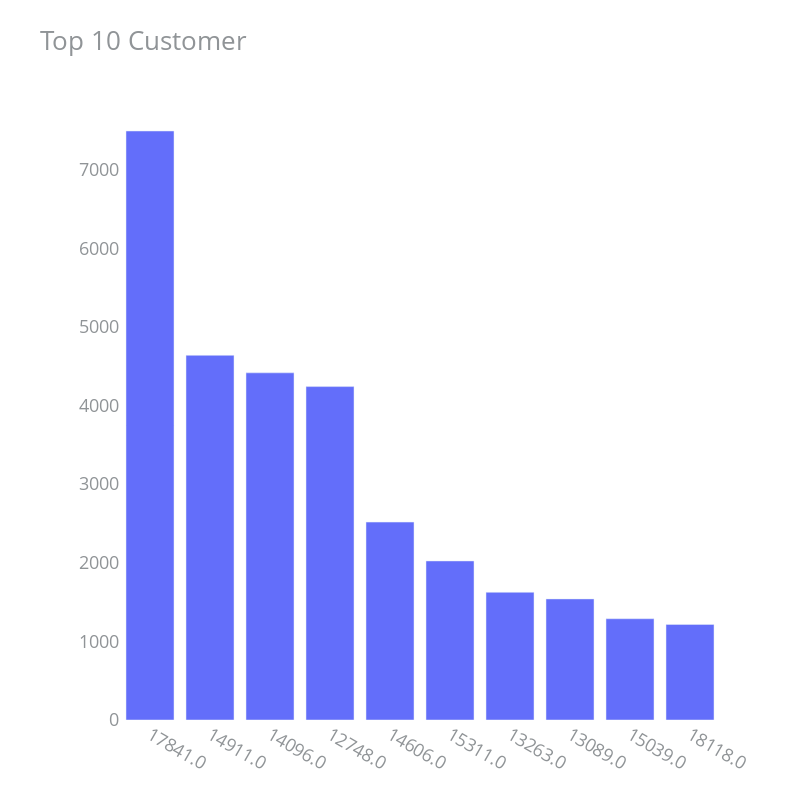

The notebook cell this image was saved under:
### Code cell
import plotly.graph_objects as go

y = df.CustomerID.value_counts().values[:10]
x = df.CustomerID.value_counts().index[:10].astype(str)
# Create a bar plot
fig = go.Figure(data=go.Bar(x=x, y=y))

# Customize the layout
fig.update_layout(plot_bgcolor = "white",
              font = dict(color = "#909497", size = 18),
              title = dict(text = "Top 10 Customer", 
              font = dict(size = 26)),
              margin = dict(t = 100, r = 80, b = 80, l = 120),
              xaxis = dict(tickvals = df.CustomerID.value_counts().index[:10].astype(str)),
              hovermode="closest",
              height = 800,
              width = 800)


# Show the plot
fig.show()

### Figure 1 — Plotly figure (JSON) as saved in the notebook; plotly's stock layout.template omitted (floating-point values rounded to 4 significant figures)
{"data": [{"type": "bar", "x": ["17841.0", "14911.0", "14096.0", "12748.0", "14606.0", "15311.0", "13263.0", "13089.0", "15039.0", "18118.0"], "y": [7492, 4638, 4416, 4241, 2517, 2023, 1624, 1540, 1288, 1215]}], "layout": {"font": {"color": "#909497", "size": 18}, "height": 800, "hovermode": "closest", "margin": {"b": 80, "l": 120, "r": 80, "t": 100}, "plot_bgcolor": "white", "title": {"font": {"size": 26}, "text": "Top 10 Customer"}, "width": 800, "xaxis": {"tickvals": ["17841.0", "14911.0", "14096.0", "12748.0", "14606.0", "15311.0", "13263.0", "13089.0", "15039.0", "18118.0"]}}}
